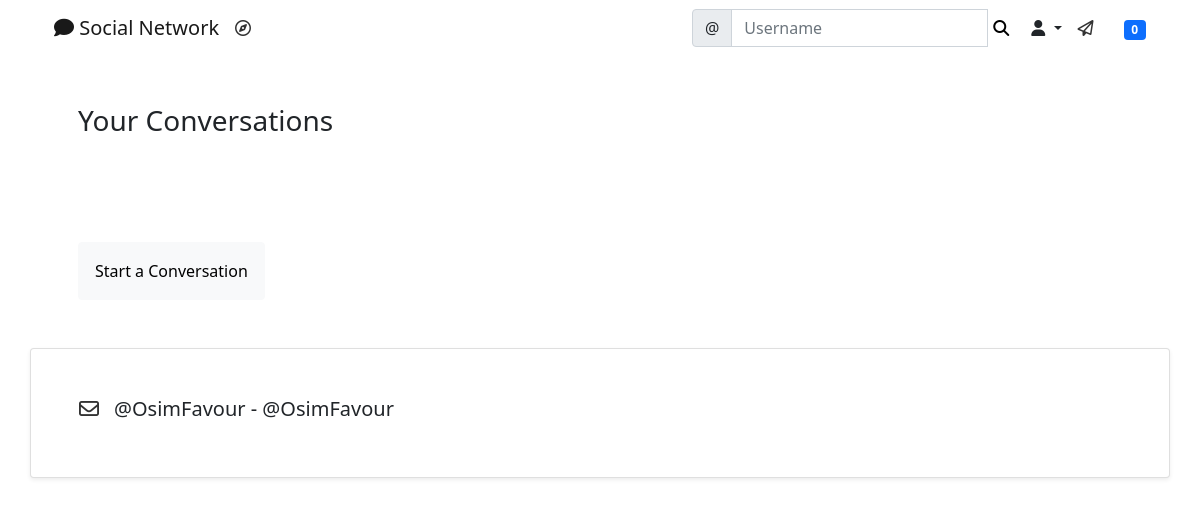
Before: /social/inbox/ (signed in) with the older database file.
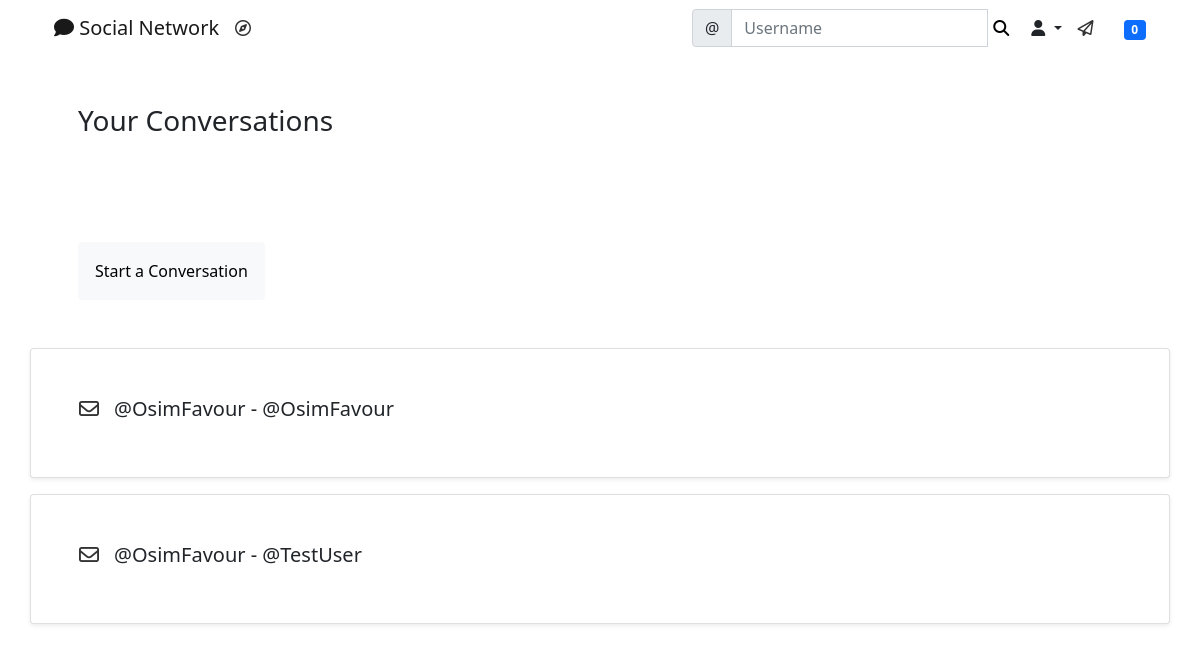
After: the same page with the newer database file.
### social/models.py (models this page shows, shortened)
class ThreadModel(models.Model):
    user = models.ForeignKey(User, on_delete=models.CASCADE, related_name='+')
    receiver = models.ForeignKey(User, on_delete=models.CASCADE, related_name='+')

### social/views.py (the view)
# urls.py: path('inbox/', ListThreads.as_view(), name='inbox'),
class ListThreads(View):
    def get(self, request, *args, **kwargs):
        threads = ThreadModel.objects.filter(Q(user=request.user) | Q(receiver=request.user))
        context = {
            'threads': threads
        }
        return render(request, 'social/inbox.html', context)

### landing/templatetags/custom_tags.py (called while the page is built)
@register.inclusion_tag('social/show_notifications.html', takes_context=True)
def show_notifications(context):
    request_user = context['request'].user
    notifications = Notification.objects.filter(to_user=request_user).exclude(user_has_seen=True).order_by('-date')
    return {'notifications': notifications}

### social/templates/social/inbox.html (shortened to what this page needs)
{% extends 'landing/base.html' %}
{% block content %}
    <div class="container">
        <div class="row">
            <div class="col-md-12 p-5">
                <h3>Your Conversations</h3>
            </div>
        </div>
        <div class="row">
            <div class="col-md-12 p-5">
                <form action="{% url 'create-thread' %}" method="GET">
                    <button class="btn btn-light p-3" type="submit">Start a Conversation</button>
                </form>
            </div>
        </div>
        {% for thread in threads.all %}
            <div class="row mb-3">
                <div class="card col-md-12 p-5 shadow-sm">
                    <h5><i class="far fa-envelope inbox-icon"></i>@{{ thread.user }} - @{{ thread.receiver }}</h5>
                </div>
            </div>
        {% endfor %}
    </div>
{% endblock content %}

Changed rows visible on the page:
added ThreadModel: user "OsimFavour", receiver "TestUser"
